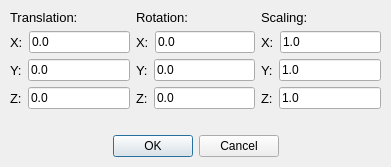
<ui version="4.0" >
 <author></author>
 <comment></comment>
 <exportmacro></exportmacro>
 <class>QGbObject3DInstrument</class>
 <widget class="QDialog" name="QGbObject3DInstrument" >
  <property name="geometry" >
   <rect>
    <x>0</x>
    <y>0</y>
    <width>391</width>
    <height>167</height>
   </rect>
  </property>
  <property name="windowTitle" >
   <string>GeneralModifyInstrument</string>
  </property>
  <layout class="QGridLayout" >
   <property name="margin" >
    <number>10</number>
   </property>
   <property name="spacing" >
    <number>6</number>
   </property>
   <item row="2" column="1" >
    <layout class="QHBoxLayout" >
     <property name="margin" >
      <number>0</number>
     </property>
     <property name="spacing" >
      <number>6</number>
     </property>
     <item>
      <widget class="QPushButton" name="pBtnOK" >
       <property name="text" >
        <string>OK</string>
       </property>
      </widget>
     </item>
     <item>
      <widget class="QPushButton" name="pBtnCancel" >
       <property name="text" >
        <string>Cancel</string>
       </property>
      </widget>
     </item>
    </layout>
   </item>
   <item row="2" column="2" >
    <spacer>
     <property name="orientation" >
      <enum>Qt::Horizontal</enum>
     </property>
     <property name="sizeType" >
      <enum>QSizePolicy::Expanding</enum>
     </property>
     <property name="sizeHint" >
      <size>
       <width>40</width>
       <height>20</height>
      </size>
     </property>
    </spacer>
   </item>
   <item row="2" column="0" >
    <spacer>
     <property name="orientation" >
      <enum>Qt::Horizontal</enum>
     </property>
     <property name="sizeType" >
      <enum>QSizePolicy::Expanding</enum>
     </property>
     <property name="sizeHint" >
      <size>
       <width>40</width>
       <height>20</height>
      </size>
     </property>
    </spacer>
   </item>
   <item row="1" column="1" >
    <spacer>
     <property name="orientation" >
      <enum>Qt::Vertical</enum>
     </property>
     <property name="sizeType" >
      <enum>QSizePolicy::Expanding</enum>
     </property>
     <property name="sizeHint" >
      <size>
       <width>20</width>
       <height>16</height>
      </size>
     </property>
    </spacer>
   </item>
   <item row="0" column="0" colspan="3" >
    <layout class="QHBoxLayout" >
     <property name="margin" >
      <number>0</number>
     </property>
     <property name="spacing" >
      <number>6</number>
     </property>
     <item>
      <layout class="QGridLayout" >
       <property name="margin" >
        <number>0</number>
       </property>
       <property name="spacing" >
        <number>6</number>
       </property>
       <item row="0" column="0" >
        <widget class="QLabel" name="textLabel1" >
         <property name="font" >
          <font>
           <family>Tahoma</family>
           <pointsize>10</pointsize>
           <weight>50</weight>
           <italic>false</italic>
           <bold>false</bold>
           <underline>false</underline>
           <strikeout>false</strikeout>
          </font>
         </property>
         <property name="text" >
          <string>Translation:</string>
         </property>
        </widget>
       </item>
       <item row="3" column="0" >
        <layout class="QHBoxLayout" >
         <property name="margin" >
          <number>0</number>
         </property>
         <property name="spacing" >
          <number>6</number>
         </property>
         <item>
          <widget class="QLabel" name="textLabel2_2_2" >
           <property name="font" >
            <font>
             <family>Tahoma</family>
             <pointsize>10</pointsize>
             <weight>50</weight>
             <italic>false</italic>
             <bold>false</bold>
             <underline>false</underline>
             <strikeout>false</strikeout>
            </font>
           </property>
           <property name="text" >
            <string>Z:</string>
           </property>
          </widget>
         </item>
         <item>
          <widget class="QLineEdit" name="lineEditTranlationZ" >
           <property name="text" >
            <string>0.0</string>
           </property>
          </widget>
         </item>
        </layout>
       </item>
       <item row="1" column="0" >
        <layout class="QHBoxLayout" >
         <property name="margin" >
          <number>0</number>
         </property>
         <property name="spacing" >
          <number>6</number>
         </property>
         <item>
          <widget class="QLabel" name="textLabel2" >
           <property name="font" >
            <font>
             <family>Tahoma</family>
             <pointsize>10</pointsize>
             <weight>50</weight>
             <italic>false</italic>
             <bold>false</bold>
             <underline>false</underline>
             <strikeout>false</strikeout>
            </font>
           </property>
           <property name="text" >
            <string>X:</string>
           </property>
          </widget>
         </item>
         <item>
          <widget class="QLineEdit" name="lineEditTranlationX" >
           <property name="text" >
            <string>0.0</string>
           </property>
          </widget>
         </item>
        </layout>
       </item>
       <item row="2" column="0" >
        <layout class="QHBoxLayout" >
         <property name="margin" >
          <number>0</number>
         </property>
         <property name="spacing" >
          <number>6</number>
         </property>
         <item>
          <widget class="QLabel" name="textLabel2_2" >
           <property name="font" >
            <font>
             <family>Tahoma</family>
             <pointsize>10</pointsize>
             <weight>50</weight>
             <italic>false</italic>
             <bold>false</bold>
             <underline>false</underline>
             <strikeout>false</strikeout>
            </font>
           </property>
           <property name="text" >
            <string>Y:</string>
           </property>
          </widget>
         </item>
         <item>
          <widget class="QLineEdit" name="lineEditTranlationY" >
           <property name="text" >
            <string>0.0</string>
           </property>
          </widget>
         </item>
        </layout>
       </item>
      </layout>
     </item>
     <item>
      <layout class="QGridLayout" >
       <property name="margin" >
        <number>0</number>
       </property>
       <property name="spacing" >
        <number>6</number>
       </property>
       <item row="0" column="0" >
        <widget class="QLabel" name="textLabel1_2" >
         <property name="font" >
          <font>
           <family>Tahoma</family>
           <pointsize>10</pointsize>
           <weight>50</weight>
           <italic>false</italic>
           <bold>false</bold>
           <underline>false</underline>
           <strikeout>false</strikeout>
          </font>
         </property>
         <property name="text" >
          <string>Rotation:</string>
         </property>
        </widget>
       </item>
       <item row="3" column="0" >
        <layout class="QHBoxLayout" >
         <property name="margin" >
          <number>0</number>
         </property>
         <property name="spacing" >
          <number>6</number>
         </property>
         <item>
          <widget class="QLabel" name="textLabel2_2_2_2" >
           <property name="font" >
            <font>
             <family>Tahoma</family>
             <pointsize>10</pointsize>
             <weight>50</weight>
             <italic>false</italic>
             <bold>false</bold>
             <underline>false</underline>
             <strikeout>false</strikeout>
            </font>
           </property>
           <property name="text" >
            <string>Z:</string>
           </property>
          </widget>
         </item>
         <item>
          <widget class="QLineEdit" name="lineEditRotationZ" >
           <property name="text" >
            <string>0.0</string>
           </property>
          </widget>
         </item>
        </layout>
       </item>
       <item row="1" column="0" >
        <layout class="QHBoxLayout" >
         <property name="margin" >
          <number>0</number>
         </property>
         <property name="spacing" >
          <number>6</number>
         </property>
         <item>
          <widget class="QLabel" name="textLabel2_3" >
           <property name="font" >
            <font>
             <family>Tahoma</family>
             <pointsize>10</pointsize>
             <weight>50</weight>
             <italic>false</italic>
             <bold>false</bold>
             <underline>false</underline>
             <strikeout>false</strikeout>
            </font>
           </property>
           <property name="text" >
            <string>X:</string>
           </property>
          </widget>
         </item>
         <item>
          <widget class="QLineEdit" name="lineEditRotationX" >
           <property name="text" >
            <string>0.0</string>
           </property>
          </widget>
         </item>
        </layout>
       </item>
       <item row="2" column="0" >
        <layout class="QHBoxLayout" >
         <property name="margin" >
          <number>0</number>
         </property>
         <property name="spacing" >
          <number>6</number>
         </property>
         <item>
          <widget class="QLabel" name="textLabel2_2_3" >
           <property name="font" >
            <font>
             <family>Tahoma</family>
             <pointsize>10</pointsize>
             <weight>50</weight>
             <italic>false</italic>
             <bold>false</bold>
             <underline>false</underline>
             <strikeout>false</strikeout>
            </font>
           </property>
           <property name="text" >
            <string>Y:</string>
           </property>
          </widget>
         </item>
         <item>
          <widget class="QLineEdit" name="lineEditRotationY" >
           <property name="text" >
            <string>0.0</string>
           </property>
          </widget>
         </item>
        </layout>
       </item>
      </layout>
     </item>
     <item>
      <layout class="QGridLayout" >
       <property name="margin" >
        <number>0</number>
       </property>
       <property name="spacing" >
        <number>6</number>
       </property>
       <item row="0" column="0" >
        <widget class="QLabel" name="textLabel1_2_2" >
         <property name="font" >
          <font>
           <family>Tahoma</family>
           <pointsize>10</pointsize>
           <weight>50</weight>
           <italic>false</italic>
           <bold>false</bold>
           <underline>false</underline>
           <strikeout>false</strikeout>
          </font>
         </property>
         <property name="text" >
          <string>Scaling:</string>
         </property>
        </widget>
       </item>
       <item row="3" column="0" >
        <layout class="QHBoxLayout" >
         <property name="margin" >
          <number>0</number>
         </property>
         <property name="spacing" >
          <number>6</number>
         </property>
         <item>
          <widget class="QLabel" name="textLabel2_2_2_2_2" >
           <property name="font" >
            <font>
             <family>Tahoma</family>
             <pointsize>10</pointsize>
             <weight>50</weight>
             <italic>false</italic>
             <bold>false</bold>
             <underline>false</underline>
             <strikeout>false</strikeout>
            </font>
           </property>
           <property name="text" >
            <string>Z:</string>
           </property>
          </widget>
         </item>
         <item>
          <widget class="QLineEdit" name="lineEditScalingZ" >
           <property name="text" >
            <string>1.0</string>
           </property>
          </widget>
         </item>
        </layout>
       </item>
       <item row="1" column="0" >
        <layout class="QHBoxLayout" >
         <property name="margin" >
          <number>0</number>
         </property>
         <property name="spacing" >
          <number>6</number>
         </property>
         <item>
          <widget class="QLabel" name="textLabel2_3_2" >
           <property name="font" >
            <font>
             <family>Tahoma</family>
             <pointsize>10</pointsize>
             <weight>50</weight>
             <italic>false</italic>
             <bold>false</bold>
             <underline>false</underline>
             <strikeout>false</strikeout>
            </font>
           </property>
           <property name="text" >
            <string>X:</string>
           </property>
          </widget>
         </item>
         <item>
          <widget class="QLineEdit" name="lineEditScalingX" >
           <property name="text" >
            <string>1.0</string>
           </property>
          </widget>
         </item>
        </layout>
       </item>
       <item row="2" column="0" >
        <layout class="QHBoxLayout" >
         <property name="margin" >
          <number>0</number>
         </property>
         <property name="spacing" >
          <number>6</number>
         </property>
         <item>
          <widget class="QLabel" name="textLabel2_2_3_2" >
           <property name="font" >
            <font>
             <family>Tahoma</family>
             <pointsize>10</pointsize>
             <weight>50</weight>
             <italic>false</italic>
             <bold>false</bold>
             <underline>false</underline>
             <strikeout>false</strikeout>
            </font>
           </property>
           <property name="text" >
            <string>Y:</string>
           </property>
          </widget>
         </item>
         <item>
          <widget class="QLineEdit" name="lineEditScalingY" >
           <property name="text" >
            <string>1.0</string>
           </property>
          </widget>
         </item>
        </layout>
       </item>
      </layout>
     </item>
    </layout>
   </item>
  </layout>
 </widget>
 <layoutdefault spacing="6" margin="11" />
 <pixmapfunction>qPixmapFromMimeSource</pixmapfunction>
 <resources/>
 <connections/>
</ui>
